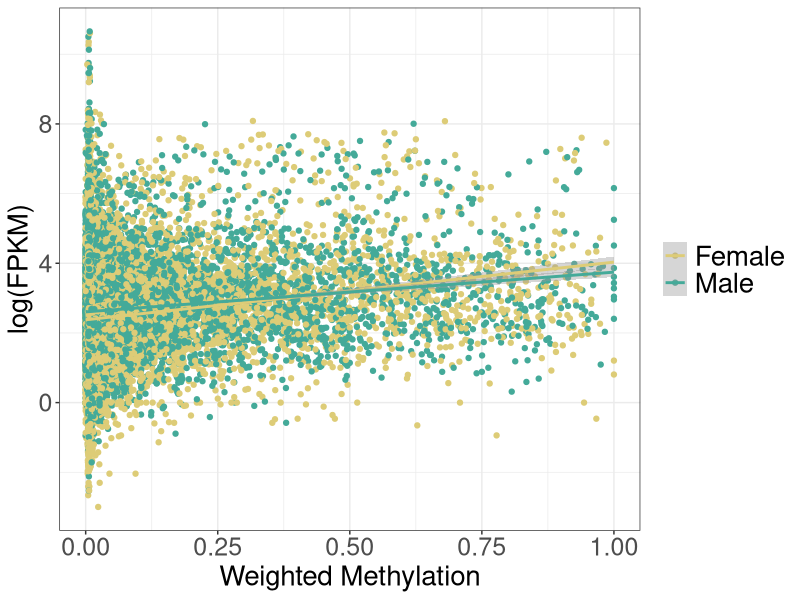
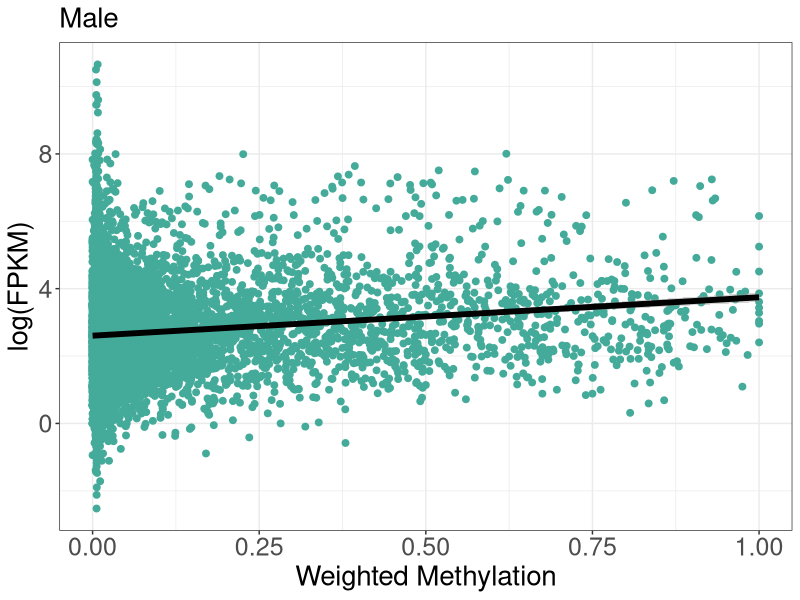
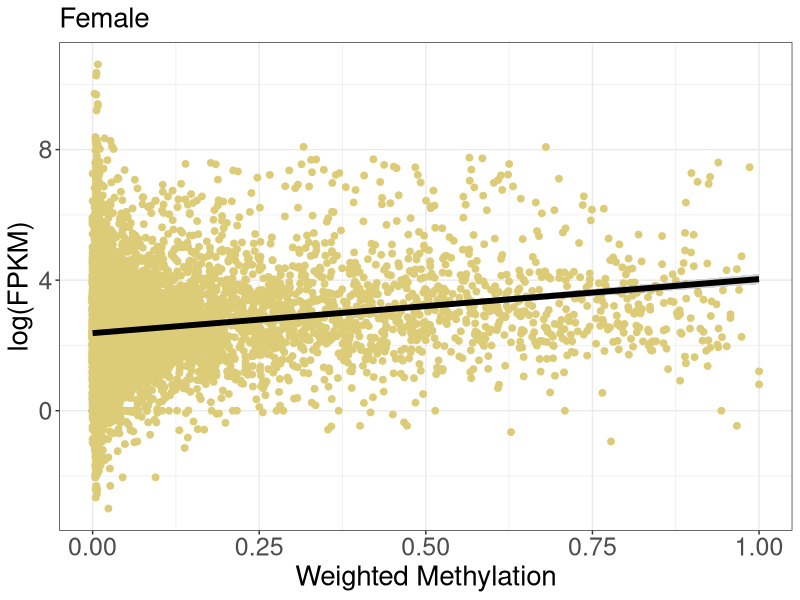
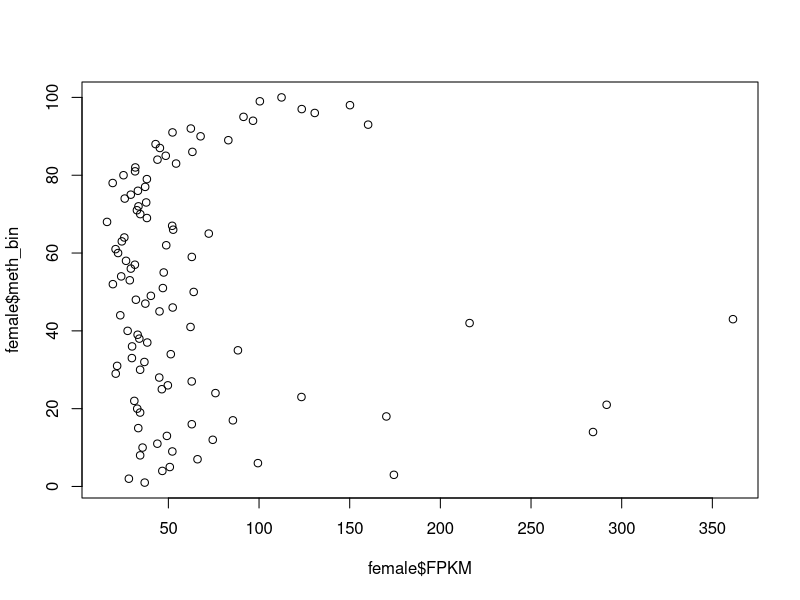
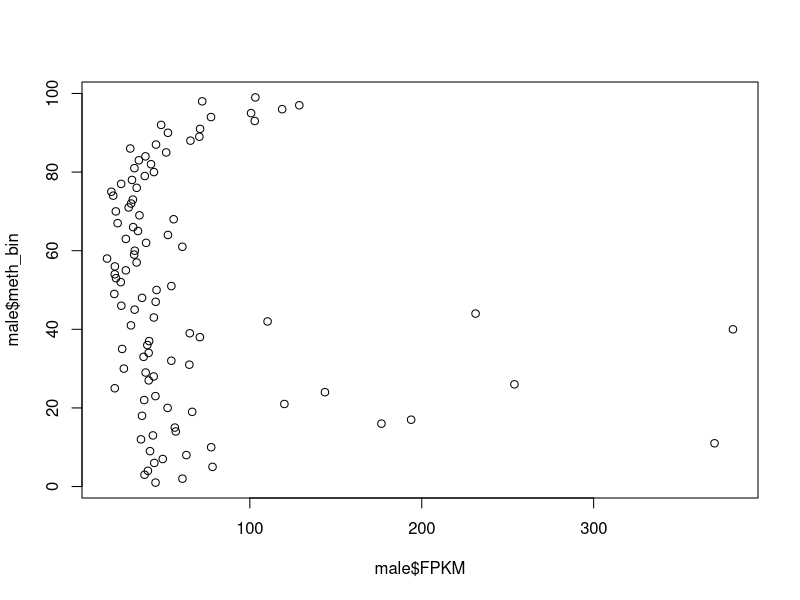
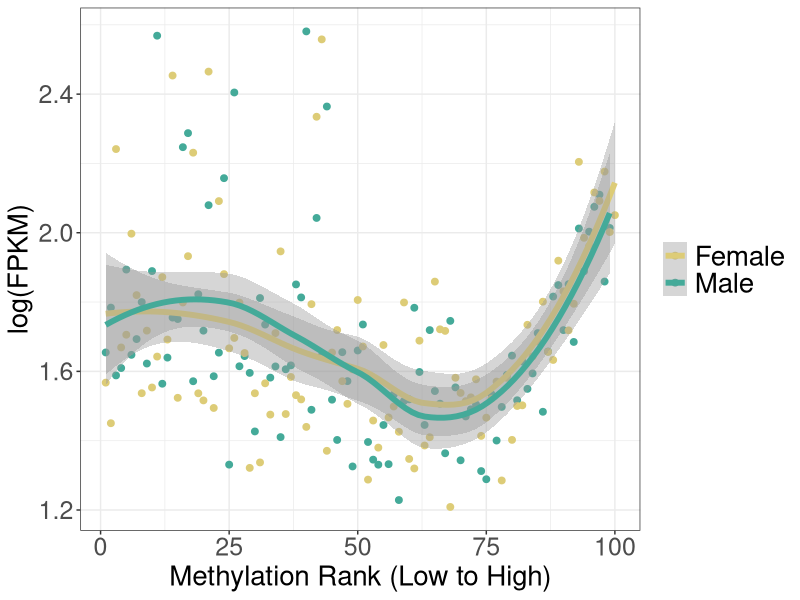
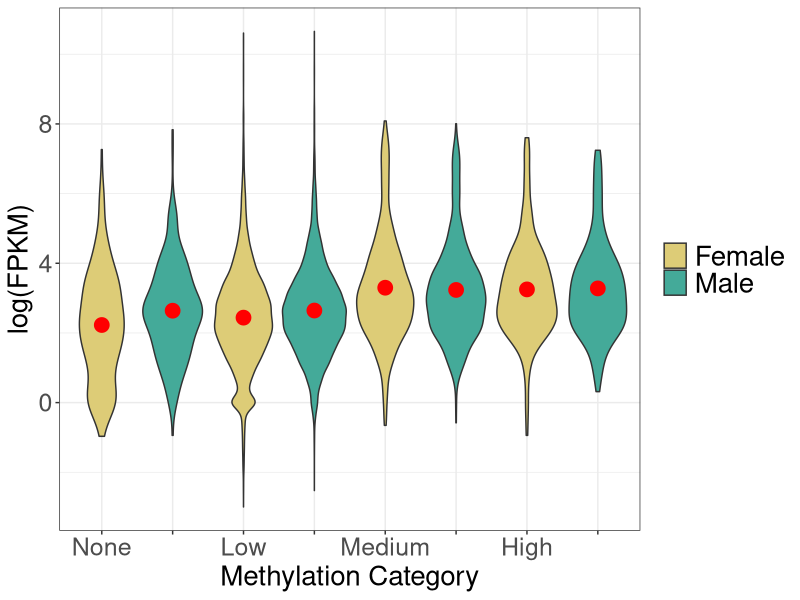
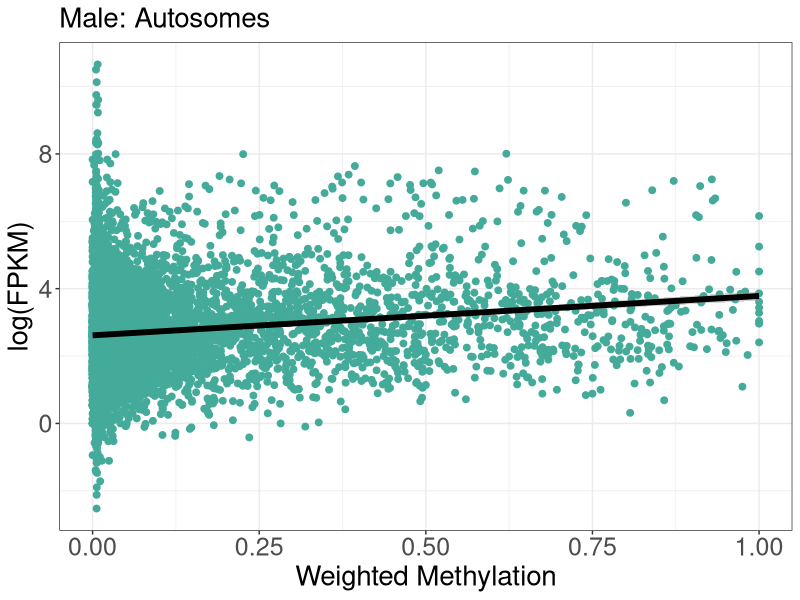

These figures' R source, in order:
###---------------------------------------------------------------
# Examining genome-wide gene expression relationship with methylation
###---------------------------------------------------------------

library(readr)
library(reshape2)
library(Hmisc)
library(dplyr)
library(tidyr)
library(ggplot2)
library(multcomp)

###---------------------------------------------------------------
# Read in the data

all_methylation_expression_data <- read_delim("all_methylation_expression_data.txt", 
                                       delim = "\t", escape_double = FALSE, trim_ws = TRUE)

###---------------------------------------------------------------
# Plot gene by gene scatter plot

ggplot(all_methylation_expression_data, aes(x=weighted_meth, y=logFPKM, colour = sex))+
  geom_point()+
  geom_smooth(method = "lm")+
  xlab("Weighted Methylation")+
  ylab("log(FPKM)")+
  scale_colour_manual(breaks = c("female","male"),labels=c("Female","Male"),
                    values=c("#DDCC77","#44AA99"))+
  theme_bw()+
  theme(axis.text.y=element_text(size=18),
        axis.text.x=element_text(size=18),
        axis.title.y=element_text(size=20),
        axis.title.x = element_text(size=20),
        plot.title=element_text(size = 20),
        legend.text = element_text(size=20),
        legend.title = element_blank())

# Take a look for just males
meth_exp_males <- all_methylation_expression_data[all_methylation_expression_data$sex=="male",]

ggplot(meth_exp_males, aes(x=weighted_meth, y=logFPKM))+
  geom_point(colour="#44AA99",size=2)+
  geom_smooth(method = "lm",size=2,colour="black")+
  xlab("Weighted Methylation")+
  ylab("log(FPKM)")+
  ggtitle("Male")+
  theme_bw()+
  theme(axis.text.y=element_text(size=18),
        axis.text.x=element_text(size=18),
        axis.title.y=element_text(size=20),
        axis.title.x = element_text(size=20),
        plot.title=element_text(size = 20),
        legend.text = element_text(size=20),
        legend.title = element_blank())+
  xlim(0,1.0)

# Take a look for just females
meth_exp_females <- all_methylation_expression_data[all_methylation_expression_data$sex=="female",]

ggplot(meth_exp_females, aes(x=weighted_meth, y=logFPKM))+
  geom_point(colour="#DDCC77",size=2)+
  geom_smooth(method = "lm",size=2, colour="black")+
  xlab("Weighted Methylation")+
  ylab("log(FPKM)")+
  ggtitle("Female")+
  theme_bw()+
  theme(axis.text.y=element_text(size=18),
        axis.text.x=element_text(size=18),
        axis.title.y=element_text(size=20),
        axis.title.x = element_text(size=20),
        plot.title=element_text(size = 20),
        legend.text = element_text(size=20),
        legend.title = element_blank())+
  xlim(0,1.0)


# Run some simple stats to see if methylation levels predict gene expression level
model1<-lm(FPKM ~ sex * weighted_meth, data=all_methylation_expression_data)
model2<-lm(FPKM ~ sex + weighted_meth, data=all_methylation_expression_data)
anova(model1,model2) # No interaction between sex and level of methylation
summary.lm(model2) # Sex not significant but meth does predict exp (just about)

###---------------------------------------------------------------
# The above could be the end of this analysis, the following graphs
# are representing the same data but in different ways and are a 
# personal preference
###---------------------------------------------------------------

###---------------------------------------------------------------
# Bin methylation into 100 bins and plot the mean of those bins

meth_exp_females$bins <- as.numeric(cut2(meth_exp_females$weighted_meth , g=100))
meth_exp_males$bins<-as.numeric(cut2(meth_exp_males$weighted_meth , g=100))

female<-as.data.frame(aggregate(meth_exp_females$FPKM, by=list(meth_exp_females$bins), mean))
female$logfpkm <- log10(female$x)
colnames(female)<-c("meth_bin","FPKM","logFPKM")
female$status <- "female"
plot(female$meth_bin~female$FPKM)

male<-as.data.frame(aggregate(meth_exp_males$FPKM, by=list(meth_exp_males$bins), mean))
male$logfpkm <- log10(male$x)
colnames(male)<-c("meth_bin","FPKM","logFPKM")
male$status <- "male"
plot(male$meth_bin~male$FPKM)

final_data <- merge(male, female, by="meth_bin")
final_data <- rbind(male, female)

ggplot(data=final_data, aes(x=meth_bin, y=logFPKM, colour=status))+
  geom_point(size=2)+
  geom_smooth(method="loess", size=2)+
  xlab("Methylation Rank (Low to High)")+
  ylab("log(FPKM)")+
  theme_bw()+
  theme(axis.text.y=element_text(size=18),
        axis.text.x=element_text(size=18),
        axis.title.y=element_text(size=20),
        axis.title.x = element_text(size=20),
        plot.title=element_text(size = 20),
        legend.text = element_text(size=20),
        legend.title = element_blank())+
  scale_colour_manual(breaks = c("female","male"),labels=c("Female","Male"),
                    values=c("#DDCC77","#44AA99"))


###---------------------------------------------------------------
# Put methylation into even larger categories for a violin plot

# Define a function for confidence intervals
condifence_intervals <- function(x) {
  m <- mean(x)
  sd1 <- sd(x)
  n <- length(x)
  error <- qnorm(0.95)*sd1/sqrt(n)
  ymin <- m-error
  ymax <- m+error
  return(c(y=m,ymin=ymin,ymax=ymax))
}

# Make categories by methylation level and sex
all_methylation_expression_data$plot_cat <- paste(all_methylation_expression_data$meth_level,
                                                  all_methylation_expression_data$sex, sep="_")
ggplot(all_methylation_expression_data, aes(x=plot_cat, y=logFPKM))+
  geom_violin(aes(fill=sex))+
  xlab("Methylation Category")+
  ylab("log(FPKM)")+
  stat_summary(fun.data=condifence_intervals, color="red",size=1)+
  scale_fill_manual(breaks = c("female","male"),labels=c("Female","Male"),
                    values=c("#DDCC77","#44AA99"))+
  scale_x_discrete(limits=c("None_female","None_male","Low_female","Low_male","Medium_female",
                            "Medium_male","High_female","High_male"),
                   labels=c("None", "","Low","","Medium","","High",""))+
  theme_bw()+
  theme(axis.text.y=element_text(size=18),
        axis.text.x=element_text(size=18),
        axis.title.y=element_text(size=20),
        axis.title.x = element_text(size=20),
        plot.title=element_text(size = 20),
        legend.text = element_text(size=20),
        legend.title = element_blank())


###---------------------------------------------------------------
# Make the same graphs but for autosomes and the X-chromosome

meth_exp_X <- all_methylation_expression_data[all_methylation_expression_data$chr=="DC3.0sc08",] #1428
meth_exp_A <- all_methylation_expression_data[!all_methylation_expression_data$chr=="DC3.0sc08",] #22546

# Scatters
meth_exp_males_X <- meth_exp_X[meth_exp_X$sex=="male",]
meth_exp_males_A <- meth_exp_A[meth_exp_A$sex=="male",]

ggplot(meth_exp_males_A, aes(x=weighted_meth, y=logFPKM))+
  geom_point(colour="#44AA99",size=2)+
  geom_smooth(method = "lm",size=2,colour="black")+
  xlab("Weighted Methylation")+
  ylab("log(FPKM)")+
  ggtitle("Male: Autosomes")+
  theme_bw()+
  theme(axis.text.y=element_text(size=18),
        axis.text.x=element_text(size=18),
        axis.title.y=element_text(size=20),
        axis.title.x = element_text(size=20),
        plot.title=element_text(size = 20),
        legend.text = element_text(size=20),
        legend.title = element_blank())+
  xlim(0,1.0)

meth_exp_females_X <- meth_exp_X[meth_exp_X$sex=="female",]
meth_exp_females_A <- meth_exp_A[meth_exp_A$sex=="female",]

ggplot(meth_exp_females_A, aes(x=weighted_meth, y=logFPKM))+
  geom_point(colour="#DDCC77",size=2)+
  geom_smooth(method = "lm",size=2, colour="black")+
  xlab("Weighted Methylation")+
  ylab("log(FPKM)")+
  ggtitle("Female: Autosomes")+
  theme_bw()+
  theme(axis.text.y=element_text(size=18),
        axis.text.x=element_text(size=18),
        axis.title.y=element_text(size=20),
        axis.title.x = element_text(size=20),
        plot.title=element_text(size = 20),
        legend.text = element_text(size=20),
        legend.title = element_blank())+
  xlim(0,1.0)


# Stats
model1<-lm(FPKM~sex*weighted_meth, data=meth_exp_X)
model2<-lm(FPKM~sex+weighted_meth, data=meth_exp_X)
anova(model1,model2) # No interaction
summary.lm(model2) # Nothing signif

# Stats
model1<-lm(FPKM~sex*weighted_meth, data=meth_exp_A)
model2<-lm(FPKM~sex+weighted_meth, data=meth_exp_A)
anova(model1,model2) # No interaction
summary.lm(model2) # Sex not sig but meth exp is


# Binned line graph
meth_exp_females_X$bins <- as.numeric(cut2(meth_exp_females_X$weighted_meth , g=100))
meth_exp_males_X$bins<-as.numeric(cut2(meth_exp_males_X$weighted_meth , g=100))

meth_exp_females_A$bins <- as.numeric(cut2(meth_exp_females_A$weighted_meth , g=100))
meth_exp_males_A$bins<-as.numeric(cut2(meth_exp_males_A$weighted_meth , g=100))

female_X<-as.data.frame(aggregate(meth_exp_females_X$FPKM, by=list(meth_exp_females_X$bins), mean))
female_X$logfpkm <- log10(female_X$x)
colnames(female_X)<-c("meth_bin","FPKM","logFPKM")
female_X$status <- "female"

female_A<-as.data.frame(aggregate(meth_exp_females_A$FPKM, by=list(meth_exp_females_A$bins), mean))
female_A$logfpkm <- log10(female_A$x)
colnames(female_A)<-c("meth_bin","FPKM","logFPKM")
female_A$status <- "female"

male_X<-as.data.frame(aggregate(meth_exp_males_X$FPKM, by=list(meth_exp_males_X$bins), mean))
male_X$logfpkm <- log10(male_X$x)
colnames(male_X)<-c("meth_bin","FPKM","logFPKM")
male_X$status <- "male"

male_A<-as.data.frame(aggregate(meth_exp_males_A$FPKM, by=list(meth_exp_males_A$bins), mean))
male_A$logfpkm <- log10(male_A$x)
colnames(male_A)<-c("meth_bin","FPKM","logFPKM")
male_A$status <- "male"

final_data_X <- merge(male_X, female_X, by="meth_bin")
final_data_X <- rbind(male_X, female_X)

final_data_A <- merge(male_A, female_A, by="meth_bin")
final_data_A <- rbind(male_A, female_A)

ggplot(data=final_data_X, aes(x=meth_bin, y=logFPKM, colour=status))+
  geom_point(size=2)+
  geom_smooth(method="loess", size=2)+
  xlab("Methylation Rank (Low to High)")+
  ylab("log(FPKM)")+
  ggtitle("X-Chromosome")+
  theme_bw()+
  theme(axis.text.y=element_text(size=18),
        axis.text.x=element_text(size=18),
        axis.title.y=element_text(size=20),
        axis.title.x = element_text(size=20),
        plot.title=element_text(size = 20),
        legend.text = element_text(size=20),
        legend.title = element_blank())+
  scale_colour_manual(breaks = c("female","male"),labels=c("Female","Male"),
                      values=c("#DDCC77","#44AA99"))

ggplot(data=final_data_A, aes(x=meth_bin, y=logFPKM, colour=status))+
  geom_point(size=2)+
  geom_smooth(method="loess", size=2)+
  xlab("Methylation Rank (Low to High)")+
  ylab("log(FPKM)")+
  ggtitle("Autosomes")+
  theme_bw()+
  theme(axis.text.y=element_text(size=18),
        axis.text.x=element_text(size=18),
        axis.title.y=element_text(size=20),
        axis.title.x = element_text(size=20),
        plot.title=element_text(size = 20),
        legend.text = element_text(size=20),
        legend.title = element_blank())+
  scale_colour_manual(breaks = c("female","male"),labels=c("Female","Male"),
                      values=c("#DDCC77","#44AA99"))

# Binned violin plots
meth_exp_X$plot_cat <- paste(meth_exp_X$meth_level, meth_exp_X$sex, sep="_")
meth_exp_A$plot_cat <- paste(meth_exp_A$meth_level, meth_exp_A$sex, sep="_")

ggplot(meth_exp_X, aes(x=plot_cat, y=logFPKM))+
  geom_violin(aes(fill=sex))+
  xlab("Methylation Category")+
  ylab("log(FPKM)")+
  ggtitle("X-Chromosome")+
  stat_summary(fun.data=condifence_intervals, color="red",size=1)+
  scale_fill_manual(breaks = c("female","male"),labels=c("Female","Male"),
                    values=c("#DDCC77","#44AA99"))+
  scale_x_discrete(limits=c("None_female","None_male","Low_female","Low_male","Medium_female",
                            "Medium_male","High_female","High_male"),
                   labels=c("None", "","Low","","Medium","","High",""))+
  theme_bw()+
  theme(axis.text.y=element_text(size=18),
        axis.text.x=element_text(size=18),
        axis.title.y=element_text(size=20),
        axis.title.x = element_text(size=20),
        plot.title=element_text(size = 20),
        legend.text = element_text(size=20),
        legend.title = element_blank())


ggplot(meth_exp_A, aes(x=plot_cat, y=logFPKM))+
  geom_violin(aes(fill=sex))+
  xlab("Methylation Category")+
  ylab("log(FPKM)")+
  ggtitle("Autosomes")+
  stat_summary(fun.data=condifence_intervals, color="red",size=1)+
  scale_fill_manual(breaks = c("female","male"),labels=c("Female","Male"),
                    values=c("#DDCC77","#44AA99"))+
  scale_x_discrete(limits=c("None_female","None_male","Low_female","Low_male","Medium_female",
                            "Medium_male","High_female","High_male"),
                   labels=c("None", "","Low","","Medium","","High",""))+
  theme_bw()+
  theme(axis.text.y=element_text(size=18),
        axis.text.x=element_text(size=18),
        axis.title.y=element_text(size=20),
        axis.title.x = element_text(size=20),
        plot.title=element_text(size = 20),
        legend.text = element_text(size=20),
        legend.title = element_blank())
